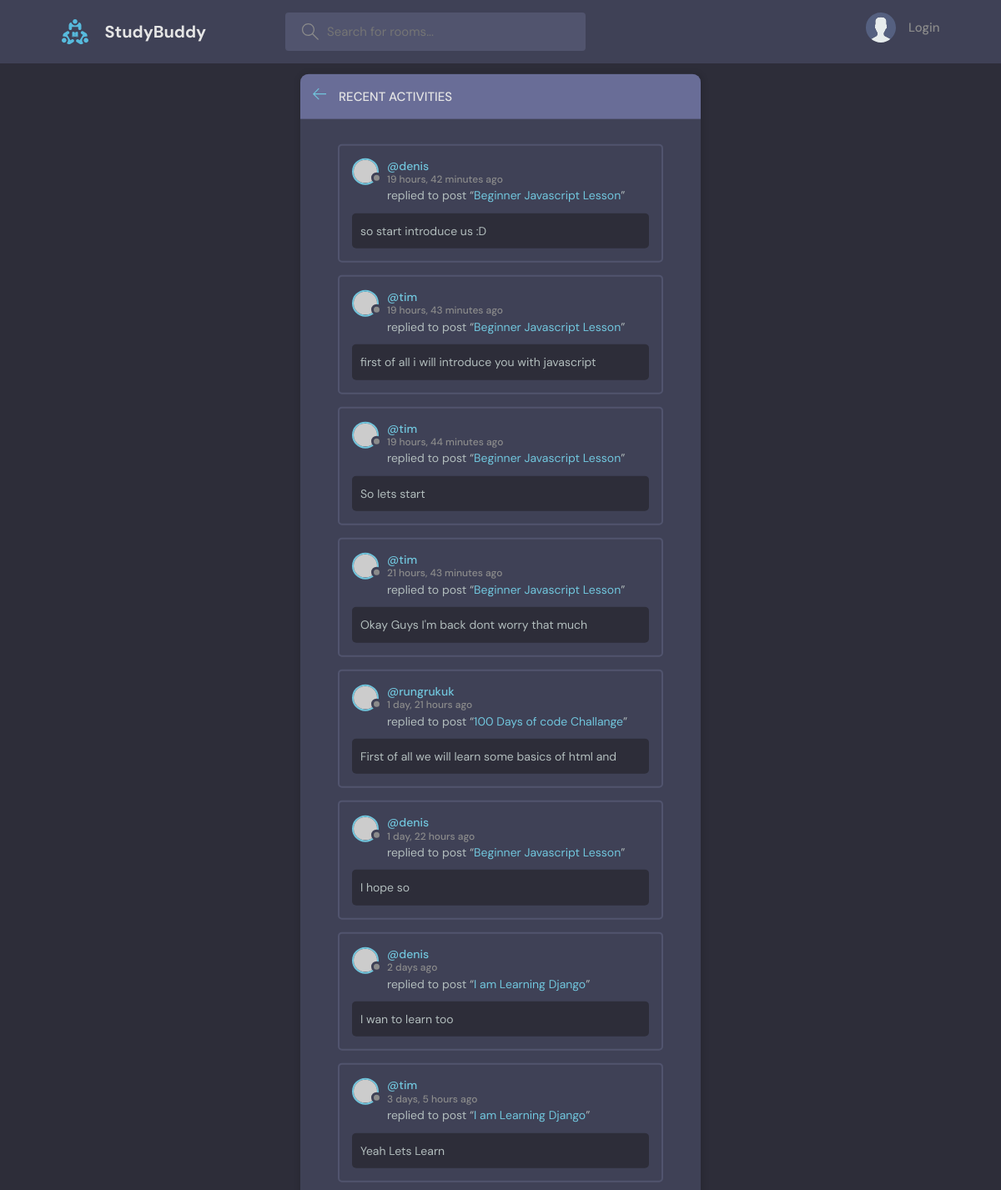
The page /activity/ on the database as committed earlier.
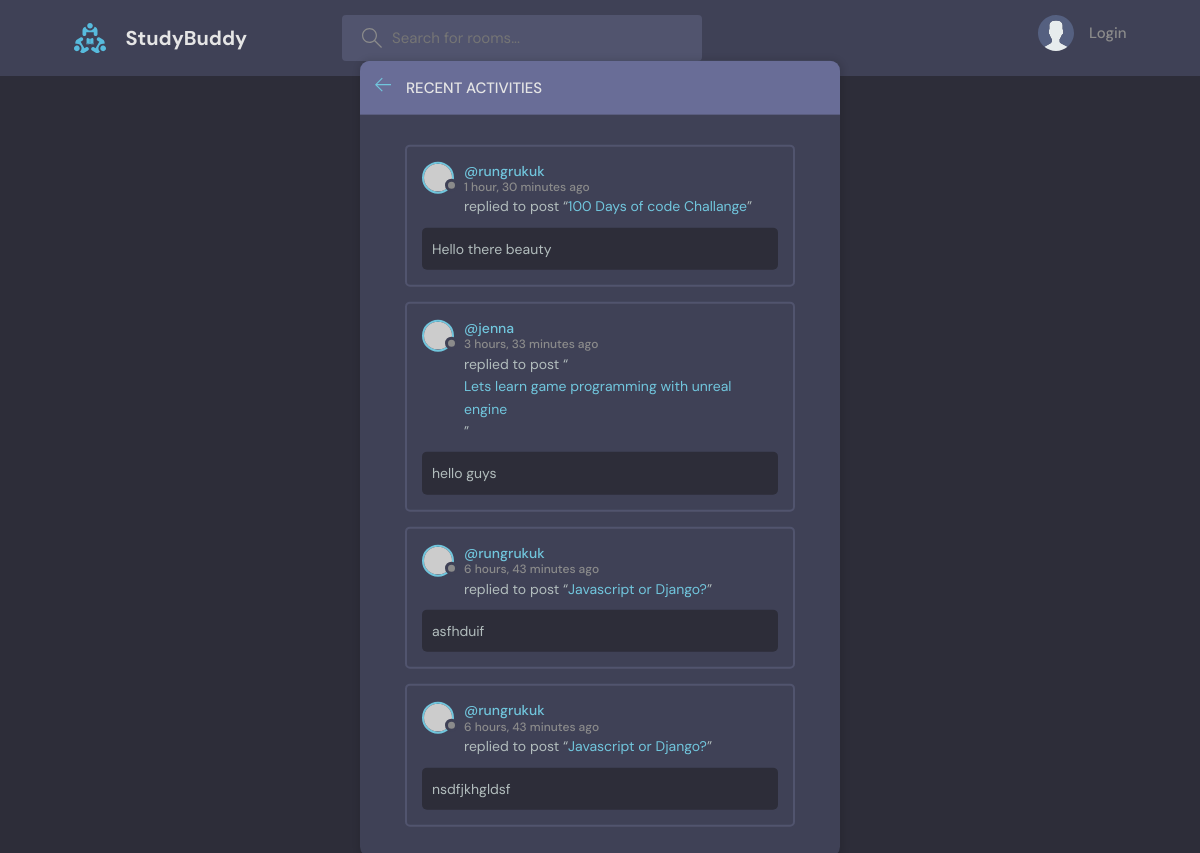
The same page on the database as committed later.
### base/models.py (models this page shows)
class Message(models.Model):
    room = models.ForeignKey(Room, on_delete=models.CASCADE)
    user = models.ForeignKey(User, on_delete=models.CASCADE)
    body = models.TextField(max_length=500)
    updated = models.DateTimeField(auto_now=True)
    created = models.DateTimeField(auto_now_add=True)
    class Meta:
        ordering = ["-updated", "-created"]
    def __str__(self):
        return self.body[0:50]

class Room(models.Model):
    host = models.ForeignKey(User, on_delete=models.SET_NULL, null=True)
    topic = models.ForeignKey(Topic, on_delete=models.SET_NULL, null=True)
    name = models.CharField(max_length=50)
    description = models.TextField(max_length=50, null=True, blank=True)
    participants = models.ManyToManyField(User, related_name="participants", blank=True)
    updated = models.DateTimeField(auto_now=True)
    created = models.DateTimeField(auto_now_add=True)
    class Meta:
        ordering = ["-updated", "-created"]
    def __str__(self):
        return self.name

### base/views.py (the view)
# urls.py: path("activity/", views.activityPage, name="activity"),
def activityPage(request):
    room_messages = Message.objects.all()
    return render(request, "base/activity.html", {"room_messages": room_messages})

### base/templates/base/activity.html (shortened to what this page needs)
{% extends 'main.html' %}
  {% block content %}
    <main class="layout">
      <div class="container">
        <div class="layout__box">
          <div class="layout__boxHeader">
            <div class="layout__boxTitle">
              <a href="{% url 'home' %}">
                <svg version="1.1" xmlns="http://www.w3.org/2000/svg" width="32" height="32" viewBox="0 0 32 32">
                  <title>arrow-left</title>
                  <path
                    d="M13.723 2.286l-13.723 13.714 13.719 13.714 1.616-1.611-10.96-10.96h27.625v-2.286h-27.625l10.965-10.965-1.616-1.607z"
                  ></path>
                </svg>
              </a>
              <h3>Recent Activities</h3>
            </div>
          </div>
          <div class="activities-page layout__body">
            {% for room_message in room_messages %}
            <div class="activities__box">
              <div class="activities__boxHeader roomListRoom__header">
                  <a href="{% url 'user-profile' room_message.user.id %}" class="roomListRoom__author">
                  <div class="avatar avatar--small">
                      <img src="https://randomuser.me/api/portraits/women/11.jpg" />
                  </div>
                  <p>
                      @{{room_message.user.username}}
                      <span>{{room_message.created|timesince}} ago</span>
                  </p>
                  </a>
              </div>
              <div class="activities__boxContent">
                  <p>replied to post “<a href="{% url 'room' room_message.room.id %}">{{room_message.room}}</a>”</p>
                  <div class="activities__boxRoomContent">
                      {{room_message}}
                  </div>
              </div>
              </div>
            {% endfor %}
          </div>
        </div>
      </div>
    </main>
  {% endblock content %}

Rows that differ between the two databases and show on the page:
removed Message: user.username "denis", created "19 hours, 42 minutes", room "Beginner Javascript Lesson", body "so start introduce us :D"
removed Message: user.username "tim", created "19 hours, 43 minutes", room "Beginner Javascript Lesson", body "first of all i will introduce you with javascript"
removed Message: user.username "tim", created "19 hours, 44 minutes", room "Beginner Javascript Lesson", body "So lets start"
removed Message: user.username "tim", created "21 hours, 43 minutes", room "Beginner Javascript Lesson", body "Okay Guys I'm back dont worry that much"
removed Message: user.username "rungrukuk", created "1 day, 21 hours", room "100 Days of code Challange", body "First of all we will learn some basics of html and"
removed Message: user.username "denis", created "1 day, 22 hours", room "Beginner Javascript Lesson", body "I hope so"
removed Message: user.username "denis", created "2 days", room "I am Learning Django", body "I wan to learn too"
removed Message: user.username "tim", created "3 days, 5 hours", room "I am Learning Django", body "Yeah Lets Learn"
added Message: user.username "rungrukuk", created "1 hour, 30 minutes", room "100 Days of code Challange", body "Hello there beauty"
added Message: user.username "jenna", created "3 hours, 33 minutes", room "Lets learn game programming with unreal engine", body "hello guys"
added Message: user.username "rungrukuk", created "6 hours, 43 minutes", room "Javascript or Django?", body "asfhduif"
added Message: user.username "rungrukuk", created "6 hours, 43 minutes", room "Javascript or Django?", body "nsdfjkhgldsf"
